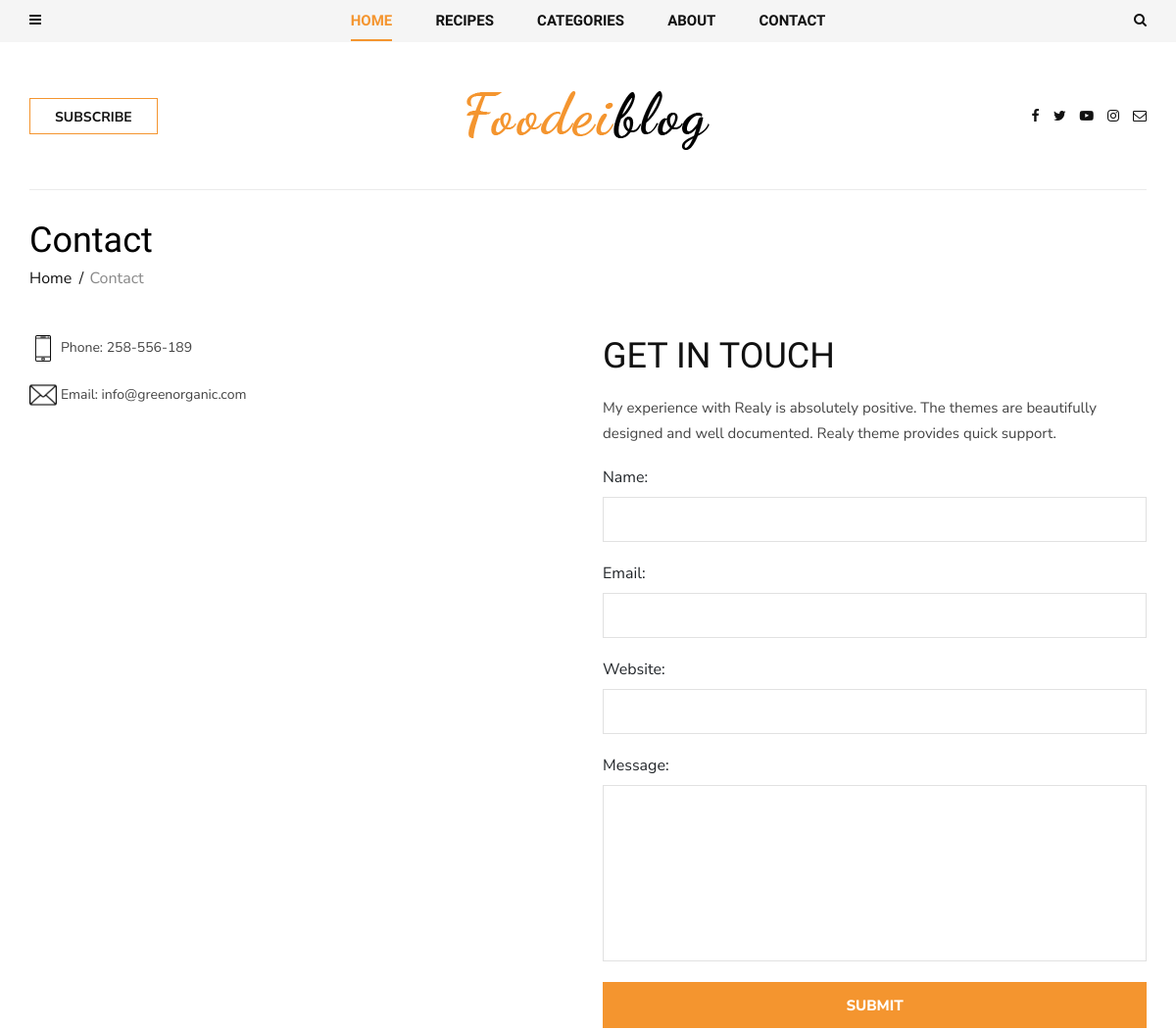
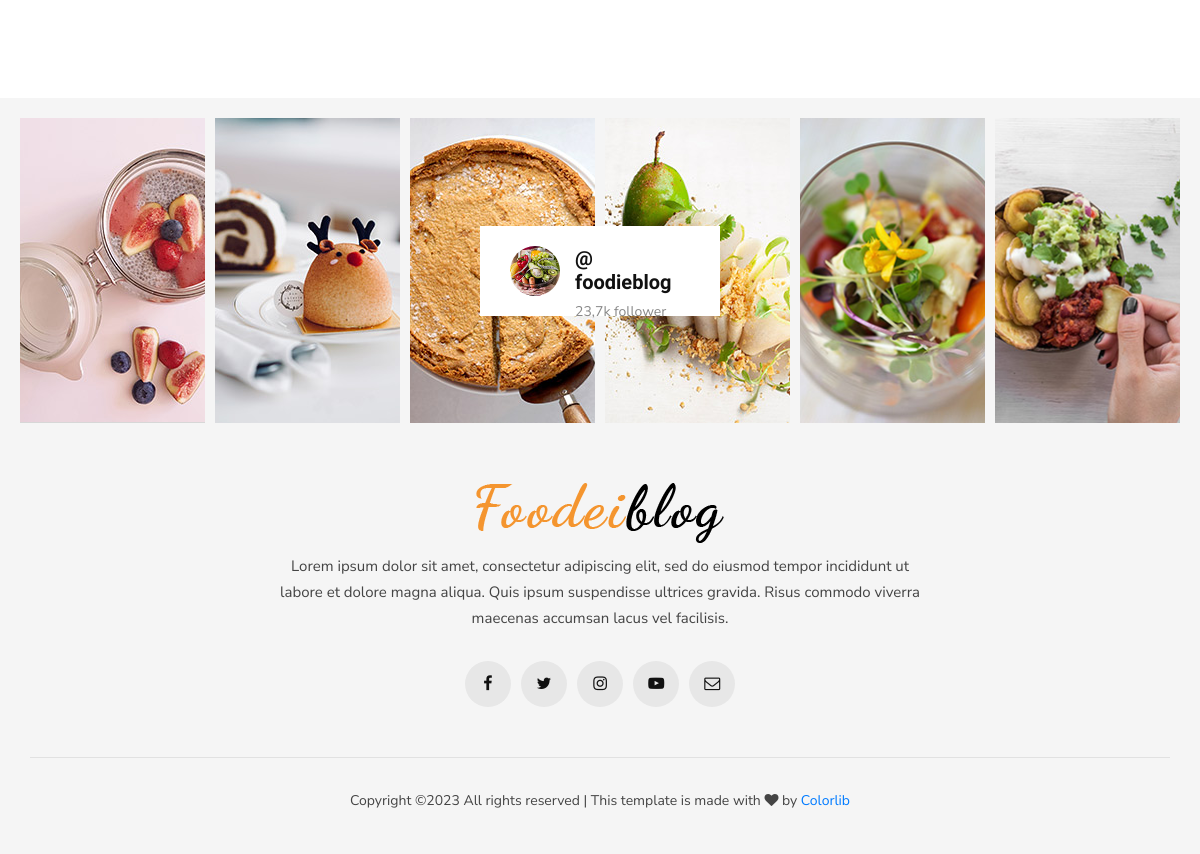
Page /contact/ on the committed database (2 pictures, top to bottom).
### contact/models.py (models this page shows, shortened)
class ContactLink(models.Model):
    icon = models.FileField(upload_to='icons/')
    name = models.CharField(max_length=200)

### contact/views.py (the view)
# urls.py: path('contact/', views.ContactView.as_view(), name='contact'),
class ContactView(View):
    def get(self, request):
        contacts = ContactLink.objects.all()
        form = ContactForm()
        context = {
            'contacts': contacts,
            'form': form
        }
        return render(request, 'contact/contact.html', context)

### contact/forms.py
class ContactForm(forms.ModelForm):
    class Meta:
        model = ContactModel
        fields = '__all__'

### blog/models.py (called while the page is built)
    def get_absolute_url(self):
        return reverse('post_single', kwargs={'slug': self.category.slug, 'post_slug': self.slug})

### blog/templatetags/menu_tags.py (called while the page is built)
@register.inclusion_tag('blog/include/tags/top_menu.html')
def get_categories():
    category = Category.objects.all()
    return {'list_category': category}

@register.inclusion_tag('blog/include/tags/recipes_tag.html')
def get_last_posts():
    posts = Post.objects.select_related('category').order_by('-id')[:5]
    return {'list_last_post': posts}

### templates/contact/contact.html (shortened to what this page needs)
{% extends 'base.html' %}
{% block content %}
<section class="contact spad">
    <div class="container">
        <div class="contact__text">
            <div class="row">
                <div class="col-lg-12">
                    <div class="breadcrumb__text">
                        <h2>Contact</h2>
                        <div class="breadcrumb__option">
                            <a href="#">Home</a>
                            <span>Contact</span>
                        </div>
                    </div>
                </div>
            </div>
            <div class="row">
                <div class="col-lg-6 col-md-6">
                    <div class="contact__widget">
                        <ul>
                            {% for contact in contacts %}
                            <li>
                                <img class="contact_icon" src="{{ contact.icon.url }}" alt="">
                                <span>{{ contact.name }}</span>
                            </li>
                            {% endfor %}
                        </ul>
                    </div>
                </div>
                <div class="col-lg-6 col-md-6">
                    <div class="contact__form">
                        <div class="contact__form__title">
                            <h2>gET IN TOUCH</h2>
                            <p>My experience with Realy is absolutely positive. The themes are beautifully designed
                                and well documented. Realy theme provides quick support.</p>
                        </div>
                        <form action="{% url 'feedback' %}" method="post">
                            {{ form }}
                            <button type="submit" class="site-btn">Submit</button>
                        </form>
                    </div>
                </div>
            </div>
        </div>
    </div>
</section>
{% endblock content %}

### static/css/style.css (style rules this page uses)
html, body { height: 100%; font-family: "Nunito Sans", sans-serif; -webkit-font-smoothing: antialiased; }
h1, h2, h3, h4, h5, h6 { margin: 0; color: #111111; font-weight: 400; font-family: "Unna", serif; }
h2 { font-size: 36px; }
p { font-size: 14px; font-family: "Nunito Sans", sans-serif; color: #444444; font-weight: 400; line-height: 26px; margin: 0 0 15px 0; }
img { max-width: 100%; }
ul, ol { padding: 0; margin: 0; }
.spad { padding-top: 100px; padding-bottom: 100px; }
.site-btn { font-size: 15px; color: #ffffff; font-weight: 800; text-transform: uppercase; display: inline-block; padding: 13px 26px 12px; background: #f4952f; border: none; }
.breadcrumb__text { margin-bottom: 46px; }
.breadcrumb__text h2 { color: #000000; margin-bottom: 5px; }
.breadcrumb__text .breadcrumb__option a { display: inline-block; font-size: 16px; color: #111111; margin-right: 14px; position: relative; }
.breadcrumb__text .breadcrumb__option a:after { position: absolute; right: -12px; top: 0; content: "/"; }
.breadcrumb__text .breadcrumb__option span { font-size: 16px; color: #888888; }
.contact_icon { max-width: 5%; }
.contact { padding-top: 0; }
.contact__text { padding-top: 30px; border-top: 1px solid #ebebeb; }
.contact__widget ul li { list-style: none; margin-bottom: 20px; }
.contact__widget ul li span { display: inline-block; font-size: 14px; color: #444444; }
.contact__form .contact__form__title h2 { text-transform: uppercase; margin-bottom: 18px; }
.contact__form .contact__form__title p { font-size: 15px; margin-bottom: 20px; }
.contact__form form input { height: 46px; width: 100%; background: transparent; border: 1px solid #e1e1e1; font-size: 14px; color: #444444; padding-left: 20px; margin-bottom: 20px; }
.contact__form form textarea { height: 180px; width: 100%; background: transparent; border: 1px solid #e1e1e1; font-size: 14px; color: #444444; padding-top: 12px; padding-left: 20px; margin-bottom: 14px; resize: none; }
.contact__form form button { width: 100%; }
@media only screen and (min-width: 1200px) { .container { max-width: 1170px; } }

### rows in the picture
ContactLink: icon (picture), name "Phone: 258-556-189"
ContactLink: icon (picture), name "Email: info@greenorganic.com"
